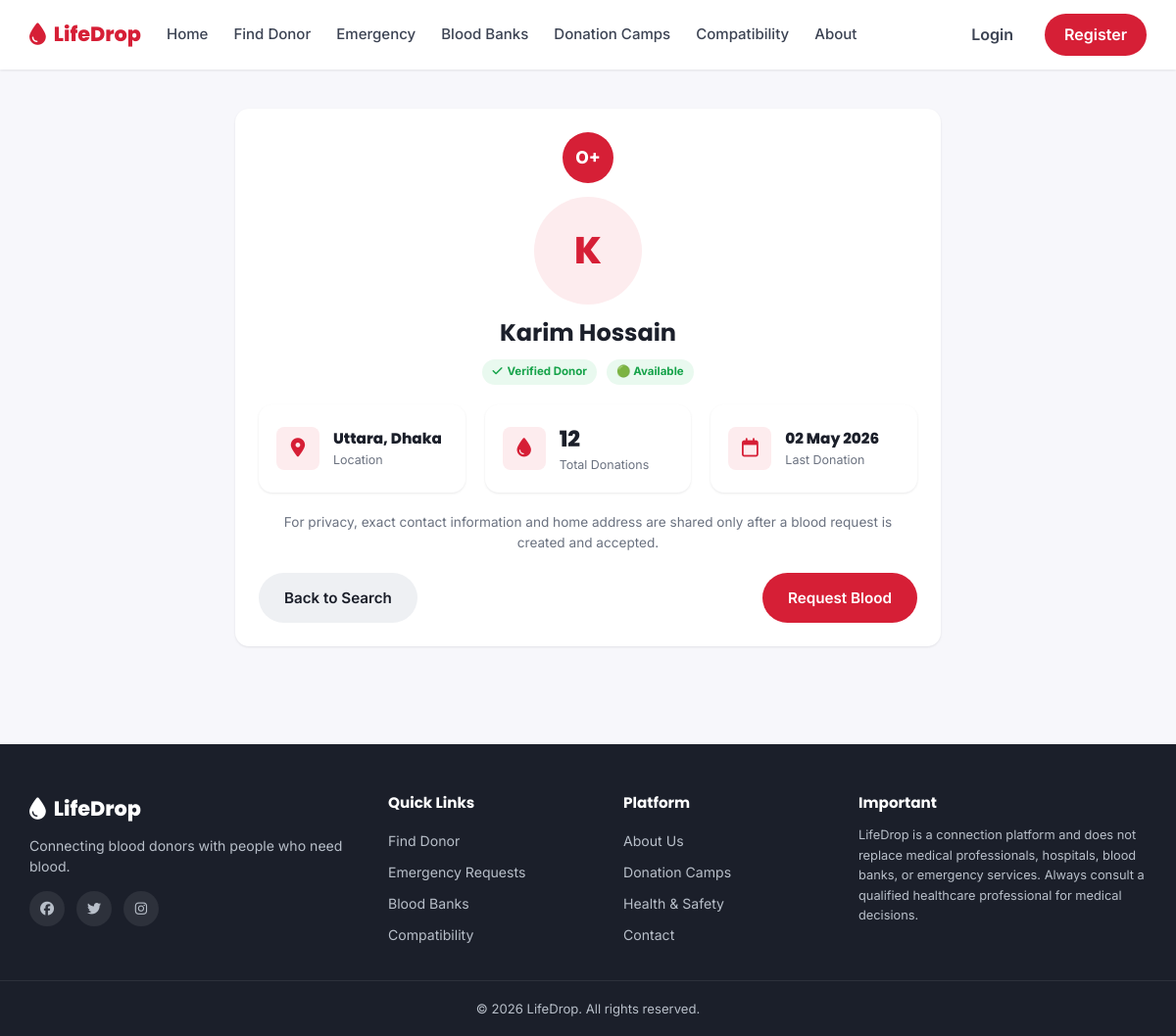
Screenshot of /donor-profile.php?id=3 with the database file from the repository.
### tables this page shows
CREATE TABLE `users` (
  `id` INT UNSIGNED NOT NULL AUTO_INCREMENT,
  `full_name` VARCHAR(120) NOT NULL,
  `email` VARCHAR(150) NOT NULL,
  `phone` VARCHAR(20) NOT NULL,
  `password_hash` VARCHAR(255) NOT NULL,
  `role` ENUM('donor','seeker','both','admin') NOT NULL DEFAULT 'seeker',
  `blood_group` ENUM('A+','A-','B+','B-','AB+','AB-','O+','O-') DEFAULT NULL,
  `division` VARCHAR(50) DEFAULT NULL,
  `district` VARCHAR(50) DEFAULT NULL,
  `area` VARCHAR(80) DEFAULT NULL,
  `gender` ENUM('Male','Female','Other') DEFAULT NULL,
  `date_of_birth` DATE DEFAULT NULL,
  `profile_photo` VARCHAR(255) DEFAULT NULL,
  `last_donation_date` DATE DEFAULT NULL,
  `availability` ENUM('available','maybe','unavailable') NOT NULL DEFAULT 'available',
  `is_verified` TINYINT(1) NOT NULL DEFAULT 0,
  `is_donor_profile` TINYINT(1) NOT NULL DEFAULT 0,
  `status` ENUM('active','suspended') NOT NULL DEFAULT 'active',
  `total_donations` INT UNSIGNED NOT NULL DEFAULT 0,
  `created_at` TIMESTAMP NOT NULL DEFAULT CURRENT_TIMESTAMP,
  `updated_at` TIMESTAMP NOT NULL DEFAULT CURRENT_TIMESTAMP ON UPDATE CURRENT_TIMESTAMP,
  PRIMARY KEY (`id`),
  UNIQUE KEY `uq_email` (`email`),
  UNIQUE KEY `uq_phone` (`phone`),
  KEY `idx_blood_group` (`blood_group`),
  KEY `idx_division_district` (`division`,`district`),
  KEY `idx_availability` (`availability`)
);

### includes/functions.php (called while the page is built, shortened)
<?php
function e($value) {
    return htmlspecialchars($value ?? '', ENT_QUOTES, 'UTF-8');
}
function status_badge_class($status) {
    return [
        'pending'      => 'badge-warning',
        'searching'    => 'badge-info',
        'donor_found'  => 'badge-primary',
        'fulfilled'    => 'badge-success',
        'cancelled'    => 'badge-danger',
        'expired'      => 'badge-muted',
        'accepted'     => 'badge-success',
        'declined'     => 'badge-danger',
        'available'    => 'badge-success',
        'maybe'        => 'badge-warning',
        'unavailable'  => 'badge-danger',
    ][$status] ?? 'badge-muted';
}

### donor-profile.php (the view, shortened to what this page needs)
<?php
require_once __DIR__ . '/includes/auth.php';
$donorId = (int) ($_GET['id'] ?? 0);
$stmt = $pdo->prepare("SELECT id, full_name, blood_group, division, district, area, availability,
                               is_verified, profile_photo, last_donation_date, total_donations, created_at
                        FROM users WHERE id = :id AND is_donor_profile = 1 AND status = 'active' LIMIT 1");
$stmt->execute([':id' => $donorId]);
$donor = $stmt->fetch();
require_once __DIR__ . '/includes/header.php';
?>
<div class="container section-tight" style="max-width:720px;">
    <div class="card text-center">
        <span class="blood-chip" style="position:static;display:inline-flex;margin-bottom:14px;width:52px;height:52px;font-size:1.1rem;"><?= e($donor['blood_group']) ?></span>
        <?php if (!empty($donor['profile_photo'])): ?>
            <img class="donor-avatar" style="width:110px;height:110px;" src="<?= e(UPLOAD_URL . $donor['profile_photo']) ?>" alt="">
        <?php else: ?>
            <div class="donor-avatar-fallback" style="width:110px;height:110px;font-size:2.4rem;"><?= e(mb_substr($donor['full_name'], 0, 1)) ?></div>
        <?php endif; ?>
        <h2 class="mt-1"><?= e($donor['full_name']) ?></h2>
        <div class="donor-meta" style="justify-content:center;margin-bottom:14px;">
            <?php if ($donor['is_verified']): ?><span class="badge badge-success"><i class="fa-solid fa-check"></i> Verified Donor</span><?php endif; ?>
            <span class="badge <?= status_badge_class($donor['availability']) ?>">
                <?= $donor['availability'] === 'available' ? '🟢 Available' : ($donor['availability'] === 'maybe' ? '🟡 Maybe Available' : '🔴 Not Available') ?>
            </span>
        </div>
        <div class="grid grid-3 mt-2" style="text-align:left;">
            <div class="dash-stat"><div class="icon"><i class="fa-solid fa-location-dot"></i></div><div><div class="num" style="font-size:0.95rem;"><?= e($donor['area'] ? $donor['area'] . ', ' : '') . e($donor['district']) ?></div><div class="label">Location</div></div></div>
            <div class="dash-stat"><div class="icon"><i class="fa-solid fa-droplet"></i></div><div><div class="num"><?= e($donor['total_donations']) ?></div><div class="label">Total Donations</div></div></div>
            <div class="dash-stat"><div class="icon"><i class="fa-regular fa-calendar"></i></div><div><div class="num" style="font-size:0.95rem;"><?= $donor['last_donation_date'] ? e(date('d M Y', strtotime($donor['last_donation_date']))) : 'No record' ?></div><div class="label">Last Donation</div></div></div>
        </div>
        <p class="text-muted mt-2" style="font-size:0.85rem;">
            For privacy, exact contact information and home address are shared only after a
            blood request is created and accepted.
        </p>
        <div class="flex gap-1 justify-between mt-2">
            <a href="<?= e(SITE_URL) ?>/find-donor.php" class="btn btn-light">Back to Search</a>
            <a href="<?= e(SITE_URL) ?>/seeker/create-request.php?donor_id=<?= e($donor['id']) ?>" class="btn btn-primary">Request Blood</a>
        </div>
    </div>
</div>
<?php require_once __DIR__ . '/includes/footer.php'; ?>

### assets/css/style.css (style rules this page uses)
:root { --red-600: #d61f36; --red-700: #b5152a; --red-500: #e63950; --red-50: #fdecee; --red-100: #fbd6da; --yellow-500: #f5b342; --yellow-600: #e8a12b; --ink-900: #1b1f2a; --ink-700: #3c4353; --ink-500: #6b7280; --ink-300: #b8bfc9; --ink-100: #eef0f3; --bg: #f7f7fb; --white: #ffffff; --green-600: #16a34a; --green-50: #e9f9ef; --amber-600: #d97706; --amber-50: #fef6e7; --blue-600: #2563eb; --blue-50: #eaf1fe; --radius-sm: 8px; --radius-md: 14px; --radius-lg: 20px; --shadow-sm: 0 1px 3px rgba(27,31,42,0.06), 0 1px 2px rgba(27,31,42,0.04); --shadow-md: 0 8px 24px rgba(27,31,42,0.08); --shadow-lg: 0 20px 45px rgba(27,31,42,0.12); --font-heading: 'Poppins', sans-serif; --font-body: 'Inter', sans-serif; }
* { box-sizing: border-box; }
html { scroll-behavior: smooth; }
body { margin: 0; font-family: var(--font-body); color: var(--ink-900); background: var(--bg); line-height: 1.55; -webkit-font-smoothing: antialiased; }
h1, h2, h3, h4, h5 { font-family: var(--font-heading); margin: 0 0 0.5em; line-height: 1.25; }
p { margin: 0 0 1em; }
a { color: inherit; text-decoration: none; }
.container { max-width: 1180px; margin: 0 auto; padding: 0 20px; }
.btn { display: inline-flex; align-items: center; justify-content: center; gap: 8px; padding: 12px 24px; border-radius: 999px; font-weight: 600; font-size: 0.95rem; border: 2px solid transparent; cursor: pointer; transition: all .18s ease; white-space: nowrap; }
.btn-primary { background: var(--red-600); color: #fff; }
.btn-light { background: var(--ink-100); color: var(--ink-900); }
.section-tight { padding: 40px 0; }
.grid { display: grid; gap: 20px; }
.grid-3 { grid-template-columns: repeat(3, 1fr); }
.donor-avatar-fallback { width: 76px; height: 76px; border-radius: 50%; margin: 0 auto 14px; background: var(--red-50); color: var(--red-600); display: flex; align-items: center; justify-content: center; font-size: 1.6rem; font-weight: 800; font-family: var(--font-heading); }
.blood-chip { display: inline-flex; align-items: center; justify-content: center; width: 40px; height: 40px; border-radius: 50%; background: var(--red-600); color: #fff; font-weight: 800; font-size: 0.85rem; position: absolute; top: 16px; right: 16px; }
.donor-meta { display: flex; justify-content: center; gap: 10px; flex-wrap: wrap; font-size: 0.8rem; margin-bottom: 10px; }
.badge { display: inline-flex; align-items: center; gap: 5px; padding: 4px 10px; border-radius: 999px; font-size: 0.72rem; font-weight: 700; }
.badge-success { background: var(--green-50); color: var(--green-600); }
.card { background: #fff; border-radius: var(--radius-md); box-shadow: var(--shadow-sm); padding: 24px; }
.dash-stat { background: #fff; border-radius: var(--radius-md); box-shadow: var(--shadow-sm); padding: 18px; display: flex; align-items: center; gap: 14px; }
.dash-stat .icon { width: 44px; height: 44px; border-radius: var(--radius-sm); background: var(--red-50); color: var(--red-600); display: flex; align-items: center; justify-content: center; font-size: 1.2rem; }
.dash-stat .num { font-size: 1.4rem; font-weight: 800; font-family: var(--font-heading); }
.dash-stat .label { font-size: 0.78rem; color: var(--ink-500); }
.text-center { text-align: center; }
.text-muted { color: var(--ink-500); }
.mt-1 { margin-top: 10px; }
.mt-2 { margin-top: 20px; }
.flex { display: flex; }
.justify-between { justify-content: space-between; }
.gap-1 { gap: 8px; }

### rows the page displays
users: blood_group "O+", full_name "K", full_name "Karim Hossain", area "Uttara,", district "Dhaka", total_donations "12", last_donation_date "02 May 2026"

### other values shown
SITE_NAME "LifeDrop"
